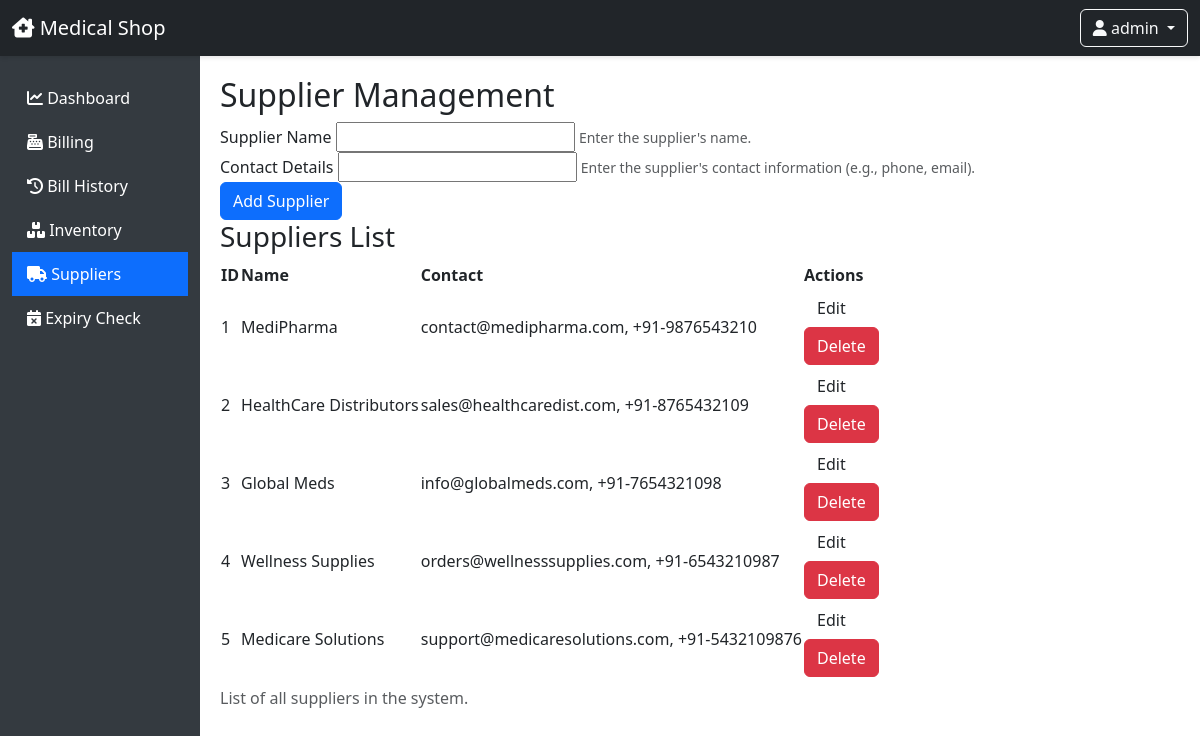
Screenshot of /suppliers (signed in) with the database file from the repository.
### tables this page shows
CREATE TABLE suppliers (
                         id INTEGER PRIMARY KEY AUTOINCREMENT,
                         name TEXT NOT NULL,
                         contact TEXT);

### app.py (the view, shortened to what this page needs)
@app.route('/suppliers', methods=['GET', 'POST'])
@login_required
def suppliers():
    form = SupplierForm()
    with get_db_connection() as conn:
        c = conn.cursor()
        c.execute('SELECT id, name, contact FROM suppliers')
        suppliers = c.fetchall()
    return render_template('suppliers.html', form=form, suppliers=suppliers)

### app.py
class SupplierForm(FlaskForm):
    name = StringField('Supplier Name', validators=[DataRequired()])
    contact = StringField('Contact Details', validators=[DataRequired()])

### app.py (called while the page is built)
def login_required(f):
    @wraps(f)
    def decorated_function(*args, **kwargs):
        if 'user_id' not in session:
            flash('Please log in to access this page.', 'error')
            return redirect(url_for('login', next=request.url))
        return f(*args, **kwargs)
    return decorated_function

def get_db_connection():
    try:
        conn = sqlite3.connect(DB_PATH)
        conn.execute('PRAGMA foreign_keys = ON')
        conn.row_factory = sqlite3.Row
        logger.debug("Database connection established")
        return conn
    except Exception as e:
        logger.error(f"Error connecting to database: {e}")
        raise

### templates/suppliers.html (shortened to what this page needs)
{% extends 'base.html' %}
{% block content %}
    <section class="suppliers-section">
        <h2>Supplier Management</h2>
        <form method="POST" class="supplier-form">
            <div class="form-group">
                <label for="name">Supplier Name</label>
                <input type="text" id="name" name="name" value="{{ form.name.data or '' }}" required aria-describedby="name-help">
                <small id="name-help" class="form-text">Enter the supplier's name.</small>
            </div>
            <div class="form-group">
                <label for="contact">Contact Details</label>
                <input type="text" id="contact" name="contact" value="{{ form.contact.data or '' }}" required aria-describedby="contact-help">
                <small id="contact-help" class="form-text">Enter the supplier's contact information (e.g., phone, email).</small>
            </div>
            <button type="submit" class="btn btn-primary">Add Supplier</button>
        </form>
        <h3>Suppliers List</h3>
        {% if suppliers %}
            <table class="suppliers-table" aria-describedby="suppliers-desc">
                <caption id="suppliers-desc">List of all suppliers in the system.</caption>
                <thead>
                    <tr>
                        <th scope="col">ID</th>
                        <th scope="col">Name</th>
                        <th scope="col">Contact</th>
                        <th scope="col">Actions</th>
                    </tr>
                </thead>
                <tbody>
                    {% for supplier in suppliers %}
                        <tr>
                            <td>{{ supplier[0] }}</td>
                            <td>{{ supplier[1] }}</td>
                            <td>{{ supplier[2] }}</td>
                            <td>
                                <a href="{{ url_for('edit_supplier', supplier_id=supplier[0]) }}" class="btn btn-edit">Edit</a>
                                <form method="POST" action="{{ url_for('delete_supplier', supplier_id=supplier[0]) }}" class="delete-form" onsubmit="return confirm('Are you sure you want to delete this supplier? This action cannot be undone unless the supplier is not linked to any products.');">
                                    <button type="submit" class="btn btn-danger">Delete</button>
                                </form>
                            </td>
                        </tr>
                    {% endfor %}
                </tbody>
            </table>
        {% else %}
            <p class="no-data">No suppliers found.</p>
        {% endif %}
    </section>
{% endblock %}

### rows the page displays
suppliers: id "1", name "MediPharma", contact "contact@medipharma.com, +91-9876543210"
suppliers: id "2", name "HealthCare Distributors", contact "sales@healthcaredist.com, +91-8765432109"
suppliers: id "3", name "Global Meds", contact "info@globalmeds.com, +91-7654321098"
suppliers: id "4", name "Wellness Supplies", contact "orders@wellnesssupplies.com, +91-6543210987"
suppliers: id "5", name "Medicare Solutions", contact "support@medicaresolutions.com, +91-5432109876"

### other values shown
{{ session.get('username') }} "admin"
